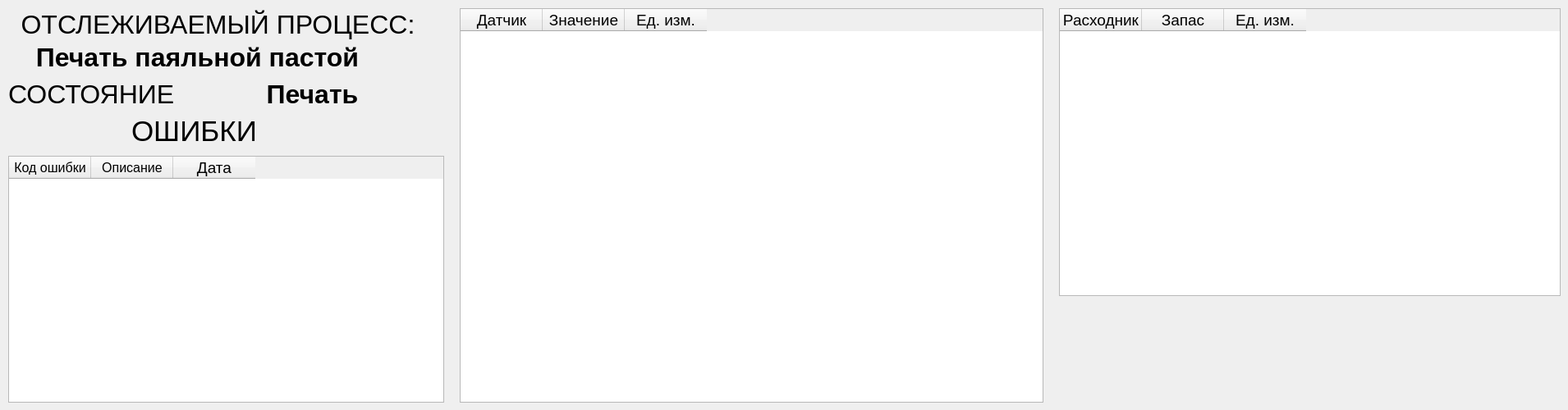
    <widget class="QWidget" name="page_printer">
     <widget class="QLabel" name="label_prnt_process">
      <property name="geometry">
       <rect>
        <x>20</x>
        <y>0</y>
        <width>491</width>
        <height>61</height>
       </rect>
      </property>
      <property name="font">
       <font>
        <family>Segoe UI</family>
        <pointsize>28</pointsize>
       </font>
      </property>
      <property name="text">
       <string>&lt;html&gt;&lt;head/&gt;&lt;body&gt;&lt;p&gt;&lt;span style=&quot; font-size:24pt;&quot;&gt;ОТСЛЕЖИВАЕМЫЙ ПРОЦЕСС:&lt;/span&gt;&lt;/p&gt;&lt;/body&gt;&lt;/html&gt;</string>
      </property>
      <property name="alignment">
       <set>Qt::AlignCenter</set>
      </property>
     </widget>
     <widget class="QLabel" name="label_prnt_err">
      <property name="geometry">
       <rect>
        <x>160</x>
        <y>140</y>
        <width>161</width>
        <height>41</height>
       </rect>
      </property>
      <property name="font">
       <font>
        <family>Segoe UI</family>
        <pointsize>28</pointsize>
       </font>
      </property>
      <property name="text">
       <string>&lt;html&gt;&lt;head/&gt;&lt;body&gt;&lt;p&gt;&lt;span style=&quot; font-size:26pt;&quot;&gt;ОШИБКИ&lt;/span&gt;&lt;/p&gt;&lt;/body&gt;&lt;/html&gt;</string>
      </property>
     </widget>
     <widget class="QLabel" name="label_prnt_curr_state">
      <property name="geometry">
       <rect>
        <x>210</x>
        <y>90</y>
        <width>341</width>
        <height>51</height>
       </rect>
      </property>
      <property name="font">
       <font>
        <family>Segoe UI</family>
        <pointsize>20</pointsize>
       </font>
      </property>
      <property name="layoutDirection">
       <enum>Qt::LeftToRight</enum>
      </property>
      <property name="text">
       <string>&lt;html&gt;&lt;head/&gt;&lt;body&gt;&lt;p&gt;&lt;span style=&quot; font-size:24pt; font-weight:600;&quot;&gt;Печать&lt;/span&gt;&lt;/p&gt;&lt;/body&gt;&lt;/html&gt;</string>
      </property>
      <property name="alignment">
       <set>Qt::AlignCenter</set>
      </property>
      <property name="wordWrap">
       <bool>false</bool>
      </property>
     </widget>
     <widget class="QLabel" name="label_prnt_curr_process">
      <property name="geometry">
       <rect>
        <x>10</x>
        <y>50</y>
        <width>461</width>
        <height>41</height>
       </rect>
      </property>
      <property name="font">
       <font>
        <family>Segoe UI</family>
        <pointsize>20</pointsize>
       </font>
      </property>
      <property name="layoutDirection">
       <enum>Qt::LeftToRight</enum>
      </property>
      <property name="text">
       <string>&lt;html&gt;&lt;head/&gt;&lt;body&gt;&lt;p align=&quot;center&quot;&gt;&lt;span style=&quot; font-size:24pt; font-weight:600;&quot;&gt;Печать паяльной пастой&lt;/span&gt;&lt;/p&gt;&lt;/body&gt;&lt;/html&gt;</string>
      </property>
      <property name="alignment">
       <set>Qt::AlignCenter</set>
      </property>
      <property name="wordWrap">
       <bool>false</bool>
      </property>
     </widget>
     <widget class="QTableWidget" name="table_prnt_err">
      <property name="geometry">
       <rect>
        <x>10</x>
        <y>190</y>
        <width>531</width>
        <height>301</height>
       </rect>
      </property>
      <property name="font">
       <font>
        <pointsize>14</pointsize>
       </font>
      </property>
      <property name="accessibleDescription">
       <string/>
      </property>
      <property name="layoutDirection">
       <enum>Qt::LeftToRight</enum>
      </property>
      <property name="autoFillBackground">
       <bool>false</bool>
      </property>
      <property name="styleSheet">
       <string notr="true"/>
      </property>
      <column>
       <property name="text">
        <string>Код ошибки</string>
       </property>
       <property name="font">
        <font>
         <pointsize>12</pointsize>
        </font>
       </property>
       <property name="textAlignment">
        <set>AlignCenter</set>
       </property>
      </column>
      <column>
       <property name="text">
        <string>Описание</string>
       </property>
       <property name="font">
        <font>
         <pointsize>12</pointsize>
        </font>
       </property>
       <property name="textAlignment">
        <set>AlignCenter</set>
       </property>
      </column>
      <column>
       <property name="text">
        <string>Дата</string>
       </property>
      </column>
     </widget>
     <widget class="QLabel" name="label_prnt_state">
      <property name="geometry">
       <rect>
        <x>10</x>
        <y>90</y>
        <width>201</width>
        <height>51</height>
       </rect>
      </property>
      <property name="font">
       <font>
        <family>Segoe UI</family>
        <pointsize>28</pointsize>
       </font>
      </property>
      <property name="text">
       <string>&lt;html&gt;&lt;head/&gt;&lt;body&gt;&lt;p&gt;&lt;span style=&quot; font-size:24pt;&quot;&gt;СОСТОЯНИЕ:&lt;/span&gt;&lt;/p&gt;&lt;/body&gt;&lt;/html&gt;</string>
      </property>
      <property name="alignment">
       <set>Qt::AlignCenter</set>
      </property>
     </widget>
     <widget class="QTableWidget" name="table_conv_2">
      <property name="geometry">
       <rect>
        <x>1290</x>
        <y>10</y>
        <width>611</width>
        <height>351</height>
       </rect>
      </property>
      <property name="font">
       <font>
        <pointsize>14</pointsize>
       </font>
      </property>
      <column>
       <property name="text">
        <string>Расходник</string>
       </property>
       <property name="font">
        <font>
         <pointsize>14</pointsize>
        </font>
       </property>
       <property name="textAlignment">
        <set>AlignCenter</set>
       </property>
      </column>
      <column>
       <property name="text">
        <string>Запас</string>
       </property>
       <property name="font">
        <font>
         <pointsize>14</pointsize>
        </font>
       </property>
       <property name="textAlignment">
        <set>AlignCenter</set>
       </property>
      </column>
      <column>
       <property name="text">
        <string>Ед. изм.</string>
       </property>
       <property name="font">
        <font>
         <pointsize>14</pointsize>
        </font>
       </property>
       <property name="textAlignment">
        <set>AlignCenter</set>
       </property>
      </column>
     </widget>
     <widget class="QTableWidget" name="table_oven_2">
      <property name="geometry">
       <rect>
        <x>560</x>
        <y>10</y>
        <width>711</width>
        <height>481</height>
       </rect>
      </property>
      <property name="font">
       <font>
        <pointsize>14</pointsize>
       </font>
      </property>
      <property name="accessibleDescription">
       <string/>
      </property>
      <property name="layoutDirection">
       <enum>Qt::LeftToRight</enum>
      </property>
      <property name="autoFillBackground">
       <bool>false</bool>
      </property>
      <column>
       <property name="text">
        <string>Датчик</string>
       </property>
      </column>
      <column>
       <property name="text">
        <string>Значение</string>
       </property>
      </column>
      <column>
       <property name="text">
        <string>Ед. изм.</string>
       </property>
      </column>
     </widget>
    </widget>
